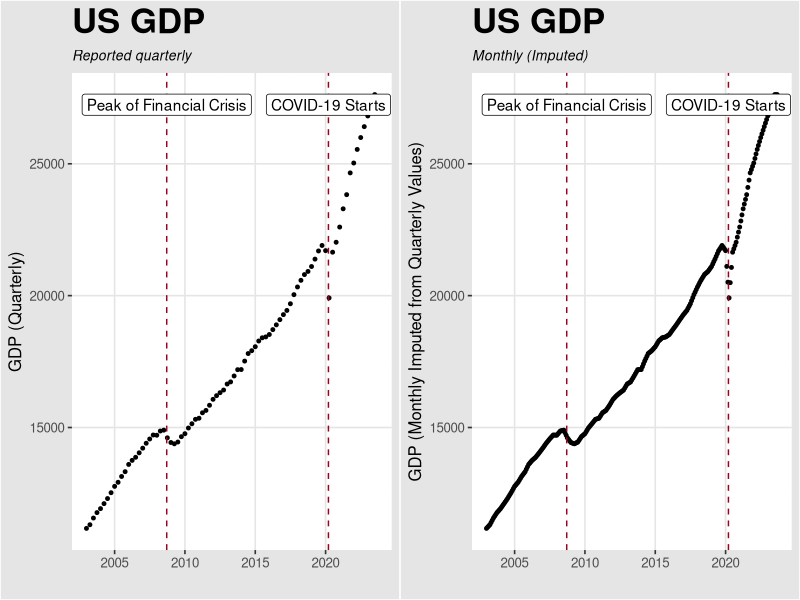
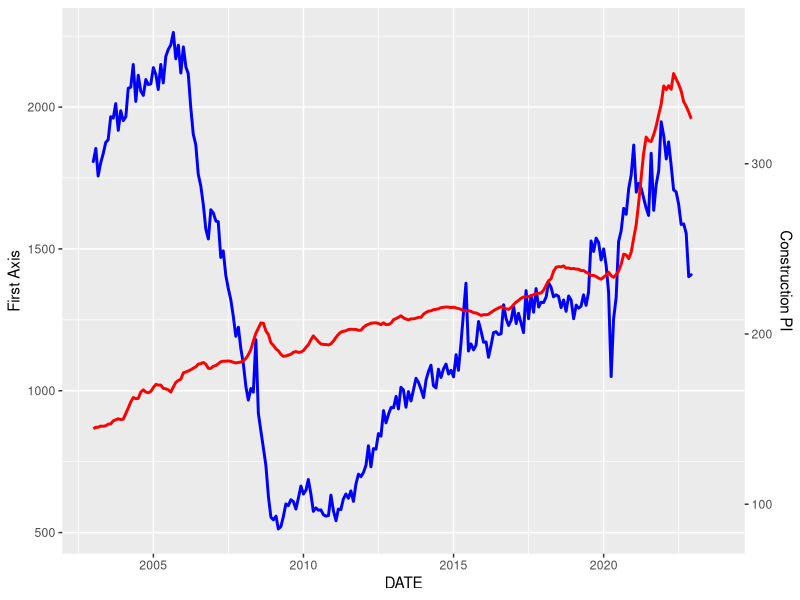
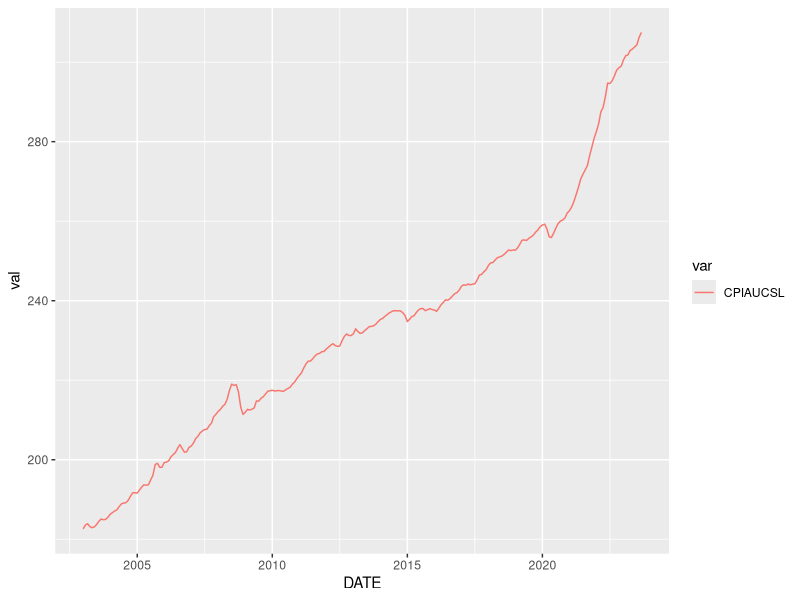
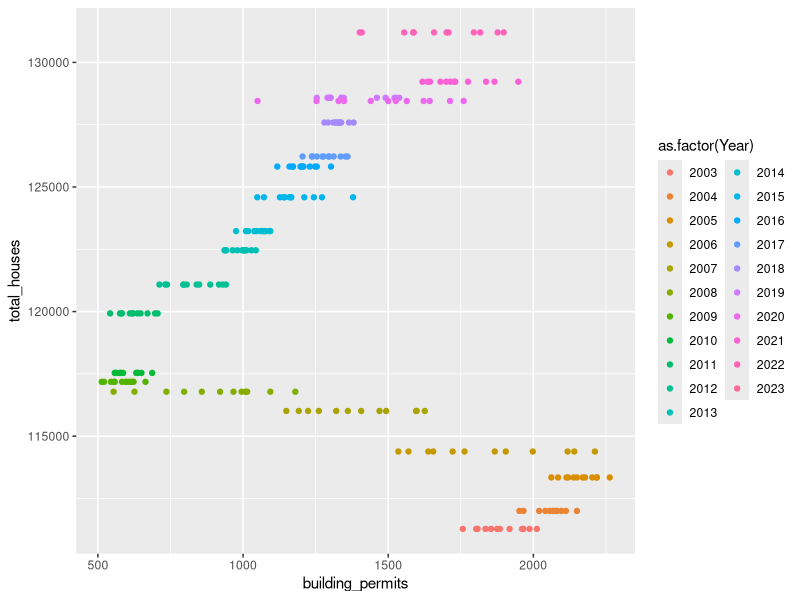
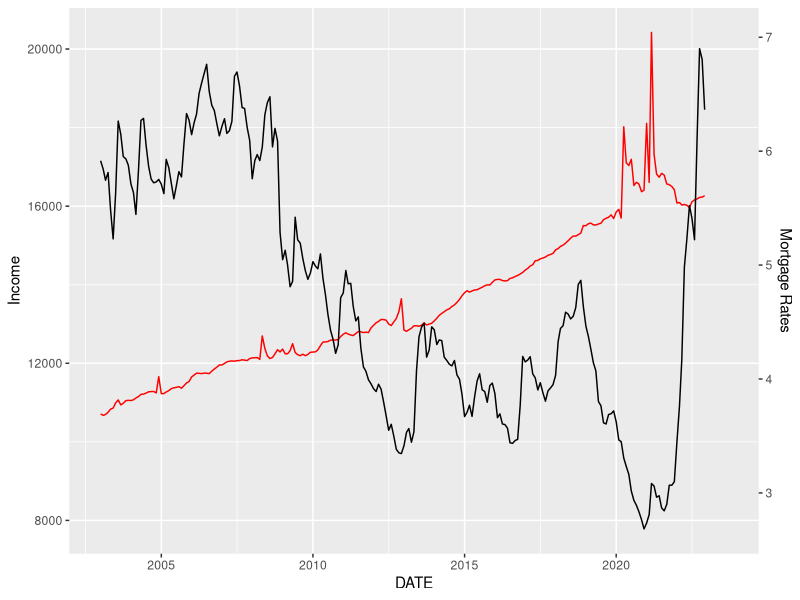
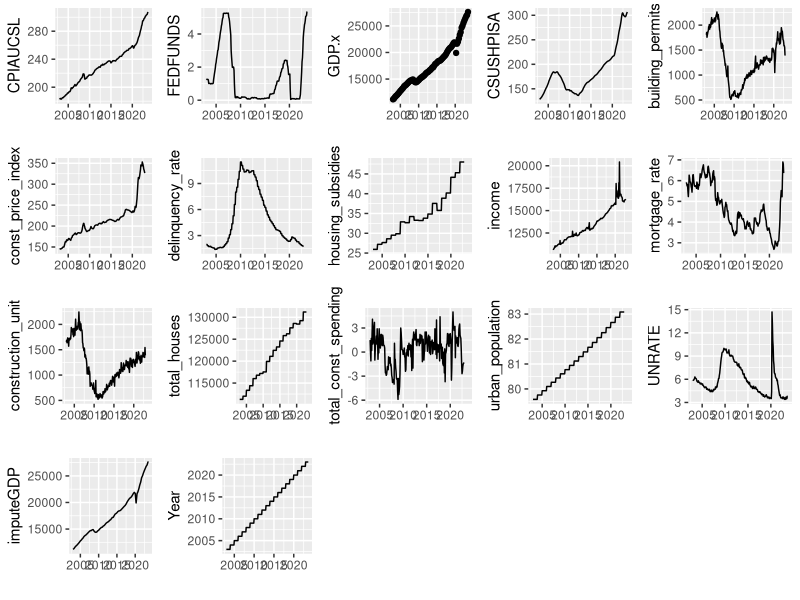
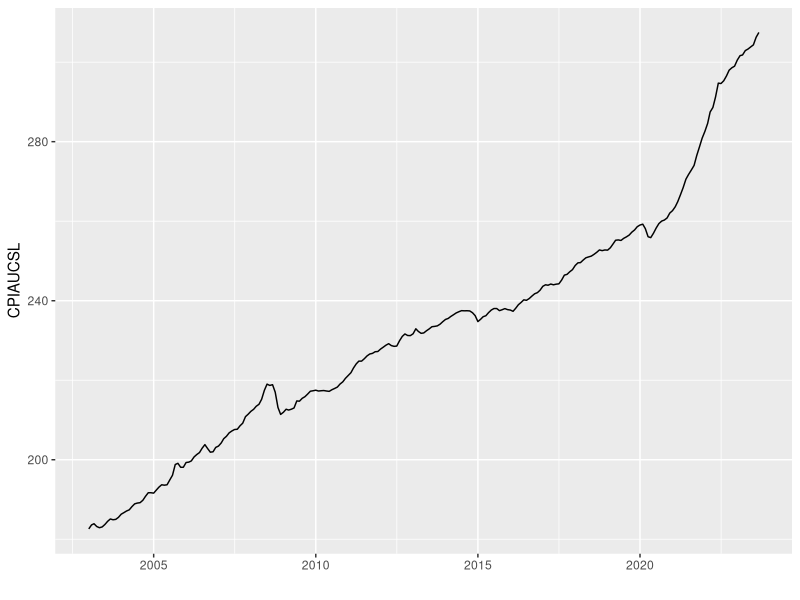

Write the R code that produced these figures, in order.
library(tidyverse)
library(gridExtra)
library(ggthemes)

data <- read.csv("./data/cleaned/visualizationData.csv")
data$DATE <- as.Date(data$DATE)

palette <- c("#5F0F40",
             "#9A031E",
             "#FB8B24",
             "#E36414",
             "#0F4C5C")

#Visualize GDP imputation
p1 <- data %>%
  ggplot(aes(x=DATE, y=GDP.x)) +
  geom_point(cex = 1) + 
  geom_vline(xintercept = as.Date("2020-03-15"),
             linetype = 2, linewidth = 0.50, color = palette[2]) +
  geom_vline(xintercept = as.Date("2008-09-15"),
             linetype = 2, linewidth = 0.50, color = palette[2]) + 
  annotate(x = ymd("2020-03-15"), y = +Inf, label = "COVID-19 Starts", vjust = 2, geom = "label") +
  annotate(x = ymd("2008-09-15"), y = +Inf, label = "Peak of Financial Crisis", vjust = 2, geom = "label") +
  labs(x = "", y = "GDP (Quarterly)",
       title = "US GDP", 
       subtitle = "Reported quarterly") + 
  ggthemes::theme_igray() +
  theme(plot.title = element_text(face = "bold", size = 25, hjust = 0),
        plot.subtitle = element_text(face = "italic", size = 10, hjust = 0))

#Graph GDP and color in imputed data -- looks like it did pretty good!
p2 <- data %>%
  ggplot(aes(x=DATE, y=imputeGDP)) +
  geom_point(cex = 1) + 
  geom_vline(xintercept = as.Date("2020-03-15"),
             linetype = 2, linewidth = 0.50, color = palette[2]) +
  geom_vline(xintercept = as.Date("2008-09-15"),
             linetype = 2, linewidth = 0.50, color = palette[2]) + 
  annotate(x = ymd("2020-03-15"), y = +Inf, label = "COVID-19 Starts", vjust = 2, geom = "label") +
  annotate(x = ymd("2008-09-15"), y = +Inf, label = "Peak of Financial Crisis", vjust = 2, geom = "label") +
  labs(x = "", y = "GDP (Monthly Imputed from Quarterly Values)",
       title = "US GDP", 
       subtitle = "Monthly (Imputed)") + 
  ggthemes::theme_igray() +
  theme(plot.title = element_text(face = "bold", size = 25, hjust = 0),
        plot.subtitle = element_text(face = "italic", size = 10, hjust = 0))

p3 <- grid.arrange(p1, p2, nrow = 1)

#Save to assets directory

#Plot hpi values
p4 <- data %>%
  ggplot(aes(x = DATE, y = CSUSHPISA, color = FEDFUNDS)) + 
  geom_line(aes(linewidth = FEDFUNDS), lineend = "round") + 
  geom_vline(xintercept = as.Date("2020-03-15"),
           linetype = 2, linewidth = 0.50, color = palette[2]) +
  geom_vline(xintercept = as.Date("2008-09-15"),
             linetype = 2, linewidth = 0.50, color = palette[2]) + 
  annotate(x = ymd("2020-03-15"), y = +Inf, 
           label = "COVID-19 Starts", vjust = 2, geom = "label") +
  annotate(x = ymd("2008-09-15"), y = +Inf, 
           label = "Peak of Financial Crisis", vjust = 2, geom = "label") +
  labs(x = "", y = "National Home Price Index",
       title = "S&P CoreLogic Case-Shiller U.S. National Home Price Index", 
       subtitle = "Changes in Federal Funds Rate shown using color and size") + 
  ggthemes::theme_igray() +
  scale_color_gradient(name = "Federal Funds Rate",high = palette[2], low = palette[4]) +
  scale_linewidth(name = "Federal Funds Rate", range = c(0.5,2.5)) +
  guides(color=guide_legend(override.aes=list(fill=NA))) + 
  theme(plot.title = element_text(face = "bold", size = 25, hjust = 0),
        plot.subtitle = element_text(face = "italic", size = 10, hjust = 0),
        legend.key = element_rect(fill = "transparent"),
        legend.title = element_text(size = 10, face = "bold"))

#Save to assets directory

#Look at ffr and building permits/construction vars
data %>%
  ggplot(aes(x = DATE, y = building_permits)) + 
  geom_line(linewidth = 1, lineend = "round", color = "blue") + 
  geom_line(aes(x = DATE, y = const_price_index*6), linewidth = 1, color = "red") + 
  scale_y_continuous(
    
    # Features of the first axis
    name = "First Axis",
    
    # Add a second axis and specify its features
    sec.axis = sec_axis(~./6, name="Construction PI")
  )


meltData <- data %>%
  gather(key = "var", value = "val", -DATE)

meltData %>%
  filter(var == "CPIAUCSL") %>%
  ggplot(aes(x = DATE, y = val, color = var)) + 
  geom_line()

data$Year <- as.numeric(format(data$DATE,'%Y'))
data %>%
  ggplot(aes(x = building_permits, y = total_houses, 
             color = as.factor(Year))) + 
  geom_point()

max(data$mortgage_rate, na.rm = T)
max(data$income, na.rm = T)

data %>%
  ggplot(aes(x = DATE, y = income)) + 
  geom_line(color = "red") + 
  geom_line(aes(y = mortgage_rate * 2900)) +
  scale_y_continuous(
    name = "Income",
    sec.axis = sec_axis(~./2900, name = "Mortgage Rates")
  )
1
plots <- list()
ind = 1
for(i in 1: ncol(data)){
  if(i == 1){
    print("pass")
  }else if(i == 4){
    plots[[ind]] <- ggplot(data, aes_string(x = data[,1], y = data[,i])) + geom_point() + 
      labs(x = "", y = colnames(data)[i])
    ind = ind + 1
  }else if(i == 18){
    print("pass")
  }
  else{
    plots[[ind]] <- ggplot(data, aes_string(x = data[,1], y = data[,i])) + geom_line() + 
      labs(x = "", y = colnames(data)[i])
    ind = ind + 1
  }
}

grid.arrange(grobs = plots, nrow = 4)
#Save to assets directory

ggplot(data, aes(x = data[,1], y = data[,2])) + geom_line() + 
  labs(x = "", y = colnames(data)[2])
